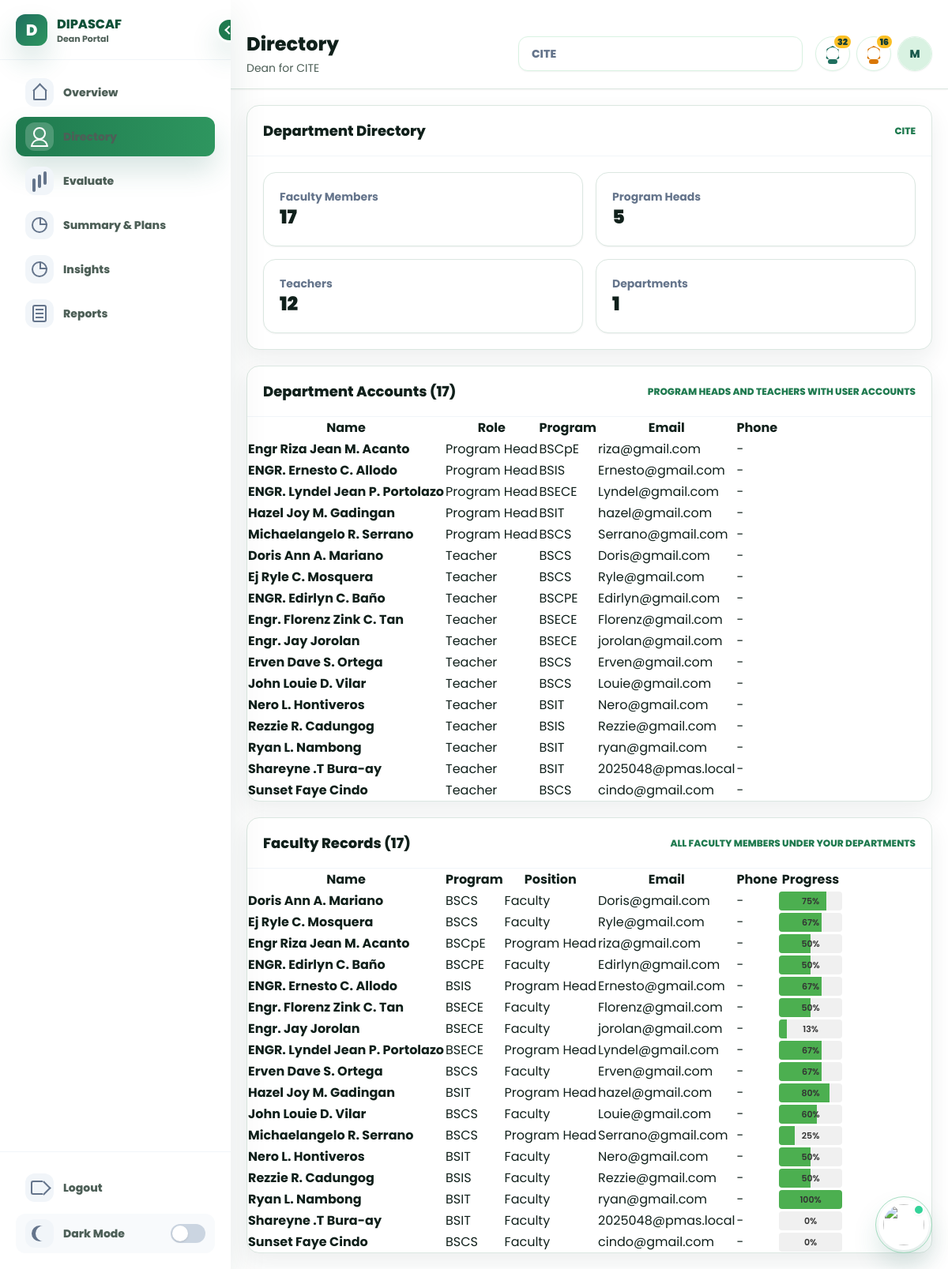
Page /dashboards/dean.php?section=directory (signed in) on the committed database.
### tables this page shows
CREATE TABLE `users` (
  `id` int(11) NOT NULL AUTO_INCREMENT,
  `user_code` bigint(20) unsigned NOT NULL,
  `full_name` varchar(120) NOT NULL,
  `email` varchar(150) NOT NULL,
  `email_verified_at` datetime DEFAULT NULL,
  `birth_date` date DEFAULT NULL,
  `birth_date_is_temporary` tinyint(1) NOT NULL DEFAULT 0,
  `password_hash` varchar(255) NOT NULL,
  `must_change_password` tinyint(1) NOT NULL DEFAULT 1,
  `role` enum('admin_hr','vpaa','dean','program_head','teacher') NOT NULL,
  `faculty_designation` varchar(120) DEFAULT NULL,
  `phone` varchar(30) DEFAULT NULL,
  `department` varchar(120) DEFAULT NULL,
  `program` varchar(30) DEFAULT NULL,
  `start_evaluation_period_id` int(11) DEFAULT NULL,
  `profile_image` varchar(255) DEFAULT NULL,
  `is_active` tinyint(1) NOT NULL DEFAULT 1,
  `last_login_at` datetime DEFAULT NULL,
  `created_at` timestamp NOT NULL DEFAULT current_timestamp(),
  `updated_at` timestamp NOT NULL DEFAULT current_timestamp() ON UPDATE current_timestamp(),
  PRIMARY KEY (`id`),
  UNIQUE KEY `email` (`email`),
  UNIQUE KEY `uq_users_user_code` (`user_code`),
  KEY `idx_users_start_evaluation_period` (`start_evaluation_period_id`)
);

CREATE TABLE `faculty` (
  `id` int(11) NOT NULL AUTO_INCREMENT,
  `user_id` int(11) DEFAULT NULL,
  `full_name` varchar(120) NOT NULL,
  `email` varchar(150) NOT NULL,
  `phone` varchar(30) DEFAULT NULL,
  `department` varchar(120) NOT NULL,
  `program_code` varchar(30) DEFAULT NULL,
  `position_title` varchar(120) NOT NULL,
  `employment_status` varchar(60) NOT NULL DEFAULT 'Regular',
  `is_active` tinyint(1) NOT NULL DEFAULT 1,
  `academic_qualifications` text DEFAULT NULL,
  `progress_percent` tinyint(3) unsigned NOT NULL DEFAULT 0,
  `performance_notes` text DEFAULT NULL,
  `is_archived` tinyint(1) NOT NULL DEFAULT 0,
  `created_at` timestamp NOT NULL DEFAULT current_timestamp(),
  `updated_at` timestamp NOT NULL DEFAULT current_timestamp() ON UPDATE current_timestamp(),
  PRIMARY KEY (`id`),
  UNIQUE KEY `email` (`email`),
  UNIQUE KEY `uq_faculty_user_id` (`user_id`),
  KEY `idx_faculty_user_id` (`user_id`),
  CONSTRAINT `fk_faculty_user_id` FOREIGN KEY (`user_id`) REFERENCES `users` (`id`) ON DELETE SET NULL ON UPDATE CASCADE
);

### dashboards/dean.php (the view, shortened to what the rows shown need)
p<?php
require_once __DIR__ . '/../includes/dean_data.php';
$user = current_user();
$deanId = (int) $user['id'];
$departments = dean_departments($deanId);
$section = $_GET['section'] ?? 'overview';
dipascaf_init_evaluation_assignments($deanId, 'dean');
$evaluationCardAssignments = dipascaf_assignment_rows($deanId, 'dean');
$faculty = dean_faculty($departments);
$interventions = dean_interventions($departments);
$nav = [
    'overview' => ['dashboard', 'Overview'],
    'directory' => ['users', 'Directory'],
    'evaluate' => ['evaluations', 'Evaluate'],
    'summary' => ['summary', 'Summary & Plans'],
    'insights' => ['insights', 'Insights'],
    'report' => ['reports', 'Reports'],
];
$pageTitle = $nav[$section][1];
?>
<!DOCTYPE html>
<html lang="en">
<head>
    <link rel="stylesheet" href="<?= BASE_URL ?>/assets/css/style.css?v=tailwind-8">
    <link rel="stylesheet" href="<?= BASE_URL ?>/assets/css/evaluation-form.css">
</head>
<body class="admin-body dean-body">
    <main class="admin-main">
        <header class="admin-header">
            <div class="admin-header-info">
                <h1><?= e($pageTitle) ?></h1>
            </div>
        </header>
        <section class="admin-content admin-module dean-content <?= $section === 'report' ? 'reports-analytics-content' : '' ?>">
        <?php if ($section === 'directory'): ?>
        <?php
            $directoryAliases = [];
            foreach ($departments as $dept) {
                $aliases = admin_matching_department_aliases($dept);
                $directoryAliases = array_merge($directoryAliases, $aliases !== [] ? $aliases : [$dept]);
            }
            $directoryAliases = array_values(array_unique(array_filter($directoryAliases)));
            $directoryUsers = [];
            if ($directoryAliases !== []) {
                $placeholders = implode(',', array_fill(0, count($directoryAliases), '?'));
                $directoryUsers = admin_all(
                    "SELECT id, full_name, email, phone, role, department, program
                     FROM users
                     WHERE is_active = 1 AND department IN ($placeholders)
                       AND role IN ('program_head', 'teacher')
                     ORDER BY CASE role WHEN 'program_head' THEN 1 ELSE 2 END, full_name",
                    $directoryAliases
                );
            }
        ?>
        <section class="admin-box module-wide">
            <div class="box-title">
                <h2>Department Directory</h2>
            </div>
        </section>
        <?php if ($directoryUsers !== []): ?>
        <section class="admin-box module-table">
            <div class="box-title">
                <h2>Department Accounts (<?= count($directoryUsers) ?>)</h2>
            </div>
            <div class="admin-table-wrapper">
                <table class="admin-table">
                    <thead>
                        <tr>
                            <th>Name</th>
                            <th>Role</th>
                            <th>Program</th>
                            <th>Email</th>
                            <th>Phone</th>
                        </tr>
                    </thead>
                    <tbody>
                        <?php foreach ($directoryUsers as $userRow): ?>
                            <tr>
                                <td><strong><?= e($userRow['full_name']) ?></strong></td>
                                <td><?= e(admin_role_label($userRow['role'])) ?></td>
                                <td><?= e($userRow['program'] ?? '-') ?></td>
                                <td><a href="mailto:<?= e($userRow['email']) ?>"><?= e($userRow['email']) ?></a></td>
                                <td><?= e($userRow['phone'] ?? '-') ?></td>
                            </tr>
                        <?php endforeach; ?>
                    </tbody>
                </table>
            </div>
        </section>
        <?php endif; ?>
        <?php if ($faculty !== []): ?>
        <section class="admin-box module-table">
            <div class="box-title">
                <h2>Faculty Records (<?= count($faculty) ?>)</h2>
            </div>
            <div class="admin-table-wrapper">
                <table class="admin-table">
                    <thead>
                        <tr>
                            <th>Name</th>
                            <th>Program</th>
                            <th>Position</th>
                            <th>Email</th>
                            <th>Phone</th>
                            <th>Progress</th>
                        </tr>
                    </thead>
                    <tbody>
                        <?php foreach ($faculty as $fac): ?>
                            <tr>
                                <td><strong><?= e($fac['full_name']) ?></strong></td>
                                <td><?= e($fac['program_code'] ?? '-') ?></td>
                                <td><?= e($fac['position_title'] ?? '-') ?></td>
                                <td><a href="mailto:<?= e($fac['email']) ?>"><?= e($fac['email']) ?></a></td>
                                <td><?= e($fac['phone'] ?? '-') ?></td>
                                <td>
                                    <div class="eval-fac-progress">
                                        <div class="eval-fac-progress-fill" style="width: <?= e((string) ($fac['progress_percent'] ?? 0)) ?>%;"></div>
                                        <span class="eval-fac-progress-label"><?= e((string) ($fac['progress_percent'] ?? 0)) ?>%</span>
                                    </div>
                                </td>
                            </tr>
                        <?php endforeach; ?>
                    </tbody>
                </table>
            </div>
        </section>
        <?php else: ?>
        <div class="notice info">
            <p>No faculty members are assigned to your department(s) yet.</p>
        </div>
        <?php endif; ?>
        <?php endif; ?>
        </section>
    </main>
</body>
</html>

### rows in the picture
users: full_name "Engr Riza Jean M. Acanto", role "Program Head", program "BSCpE", email "riza@gmail.com", phone "-"
users: full_name "ENGR. Ernesto C. Allodo", role "Program Head", program "BSIS", email "Ernesto@gmail.com", phone "-"
users: full_name "ENGR. Lyndel Jean P. Portolazo", role "Program Head", program "BSECE", email "Lyndel@gmail.com", phone "-"
users: full_name "Hazel Joy M. Gadingan", role "Program Head", program "BSIT", email "hazel@gmail.com", phone "-"
users: full_name "Michaelangelo R. Serrano", role "Program Head", program "BSCS", email "Serrano@gmail.com", phone "-"
users: full_name "Doris Ann A. Mariano", role "Teacher", program "BSCS", email "Doris@gmail.com", phone "-"
users: full_name "Ej Ryle C. Mosquera", role "Teacher", program "BSCS", email "Ryle@gmail.com", phone "-"
users: full_name "ENGR. Edirlyn C. Baño", role "Teacher", program "BSCPE", email "Edirlyn@gmail.com", phone "-"
users: full_name "Engr. Florenz Zink C. Tan", role "Teacher", program "BSECE", email "Florenz@gmail.com", phone "-"
users: full_name "Engr. Jay Jorolan", role "Teacher", program "BSECE", email "jorolan@gmail.com", phone "-"
users: full_name "Erven Dave S. Ortega", role "Teacher", program "BSCS", email "Erven@gmail.com", phone "-"
users: full_name "John Louie D. Vilar", role "Teacher", program "BSCS", email "Louie@gmail.com", phone "-"
users: full_name "Nero L. Hontiveros", role "Teacher", program "BSIT", email "Nero@gmail.com", phone "-"
users: full_name "Rezzie R. Cadungog", role "Teacher", program "BSIS", email "Rezzie@gmail.com", phone "-"
users: full_name "Ryan L. Nambong", role "Teacher", program "BSIT", email "ryan@gmail.com", phone "-"
users: full_name "Shareyne .T Bura-ay", role "Teacher", program "BSIT", email "2025048@pmas.local", phone "-"
users: full_name "Sunset Faye Cindo", role "Teacher", program "BSCS", email "cindo@gmail.com", phone "-"
faculty: full_name "Doris Ann A. Mariano", program_code "BSCS", position_title "Faculty", email "Doris@gmail.com", phone "-", progress_percent "75"
faculty: full_name "Ej Ryle C. Mosquera", program_code "BSCS", position_title "Faculty", email "Ryle@gmail.com", phone "-", progress_percent "67"
faculty: full_name "Engr Riza Jean M. Acanto", program_code "BSCpE", position_title "Program Head", email "riza@gmail.com", phone "-", progress_percent "50"
faculty: full_name "ENGR. Edirlyn C. Baño", program_code "BSCPE", position_title "Faculty", email "Edirlyn@gmail.com", phone "-", progress_percent "50"
faculty: full_name "ENGR. Ernesto C. Allodo", program_code "BSIS", position_title "Program Head", email "Ernesto@gmail.com", phone "-", progress_percent "67"
faculty: full_name "Engr. Florenz Zink C. Tan", program_code "BSECE", position_title "Faculty", email "Florenz@gmail.com", phone "-", progress_percent "50"
faculty: full_name "Engr. Jay Jorolan", program_code "BSECE", position_title "Faculty", email "jorolan@gmail.com", phone "-", progress_percent "13"
faculty: full_name "ENGR. Lyndel Jean P. Portolazo", program_code "BSECE", position_title "Program Head", email "Lyndel@gmail.com", phone "-", progress_percent "67"
faculty: full_name "Erven Dave S. Ortega", program_code "BSCS", position_title "Faculty", email "Erven@gmail.com", phone "-", progress_percent "67"
faculty: full_name "Hazel Joy M. Gadingan", program_code "BSIT", position_title "Program Head", email "hazel@gmail.com", phone "-", progress_percent "80"
faculty: full_name "John Louie D. Vilar", program_code "BSCS", position_title "Faculty", email "Louie@gmail.com", phone "-", progress_percent "60"
faculty: full_name "Michaelangelo R. Serrano", program_code "BSCS", position_title "Program Head", email "Serrano@gmail.com", phone "-", progress_percent "25"
faculty: full_name "Nero L. Hontiveros", program_code "BSIT", position_title "Faculty", email "Nero@gmail.com", phone "-", progress_percent "50"
faculty: full_name "Rezzie R. Cadungog", program_code "BSIS", position_title "Faculty", email "Rezzie@gmail.com", phone "-", progress_percent "50"
faculty: full_name "Ryan L. Nambong", program_code "BSIT", position_title "Faculty", email "ryan@gmail.com", phone "-", progress_percent "100"
faculty: full_name "Shareyne .T Bura-ay", program_code "BSIT", position_title "Faculty", email "2025048@pmas.local", phone "-", progress_percent "0"
faculty: full_name "Sunset Faye Cindo", program_code "BSCS", position_title "Faculty", email "cindo@gmail.com", phone "-", progress_percent "0"

### other values in the picture
APP_NAME "DIPASCAF"
$label "Overview"
$label "Evaluate"
$label "Summary & Plans"
$label "Insights"
$label "Reports"
$pageTitle "Directory"
implode(', ', $departments) "CITE"
$summary['pending'] "32"
$summary['submitted'] "16"
substr((string) ($user['full_name'] ?? 'D'), 0, 1) "M"
count($faculty) "17"
count($departments) "1"
count($directoryUsers) "17"
